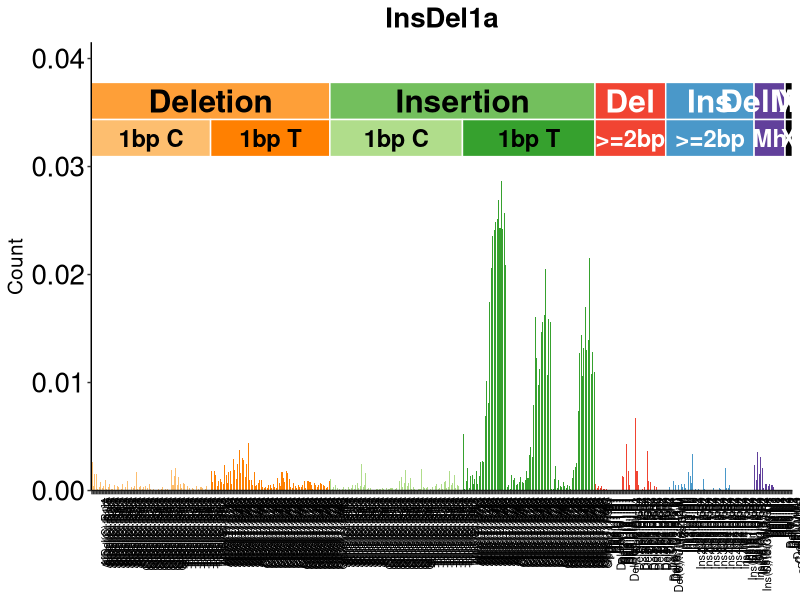
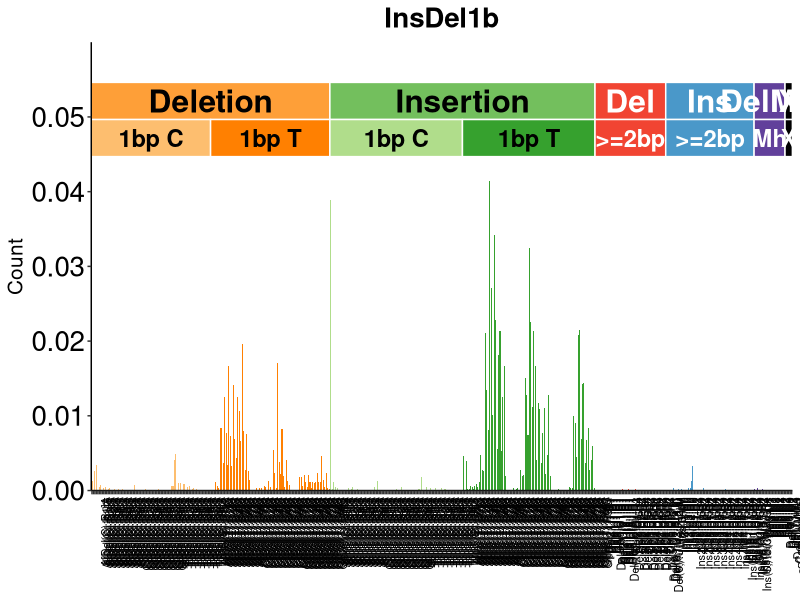
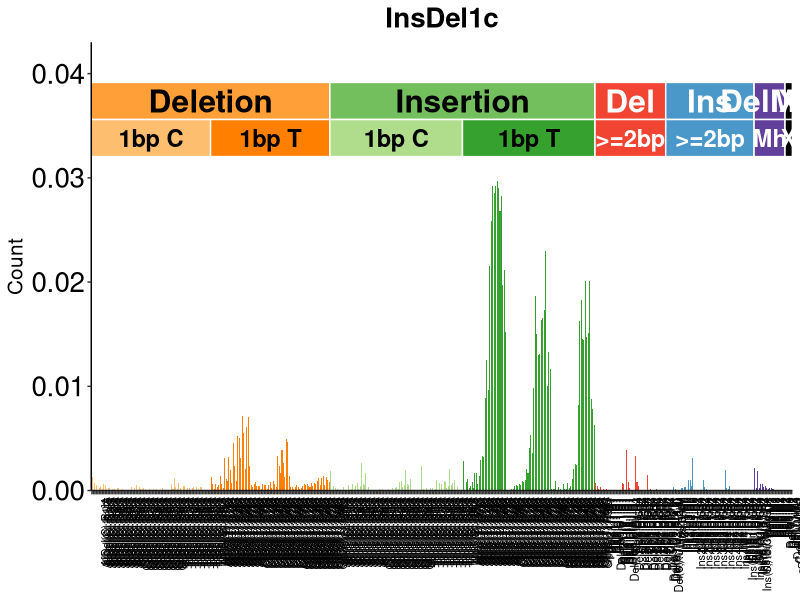
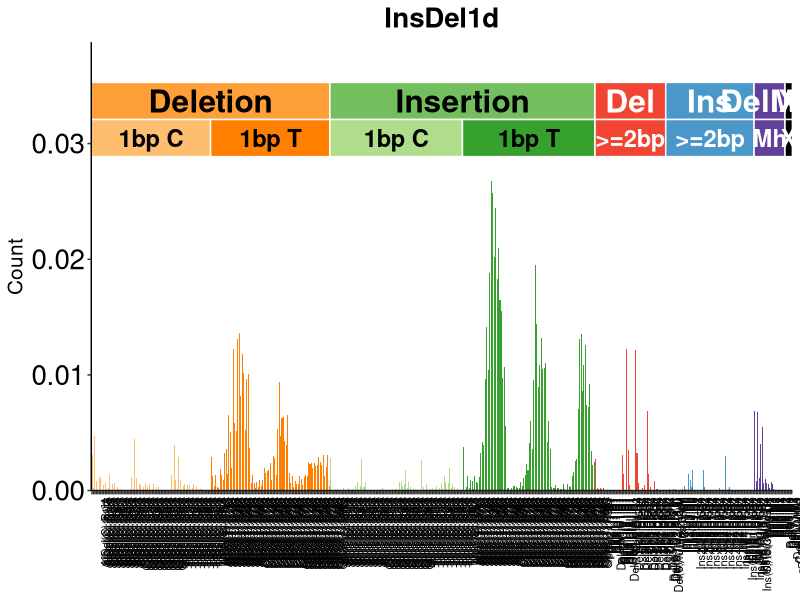
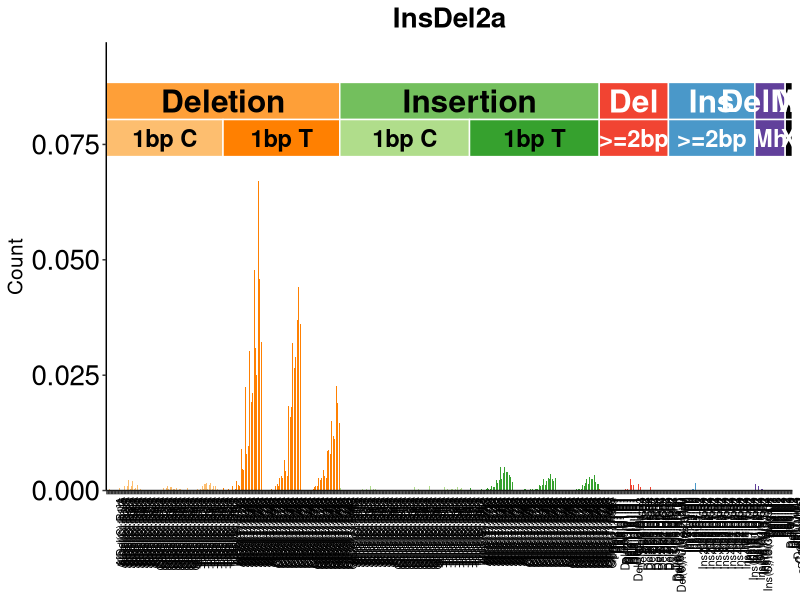
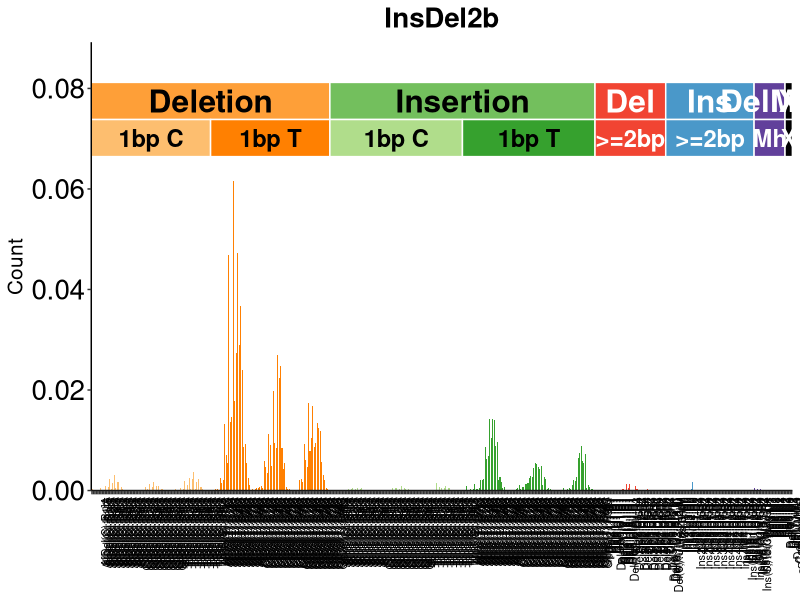
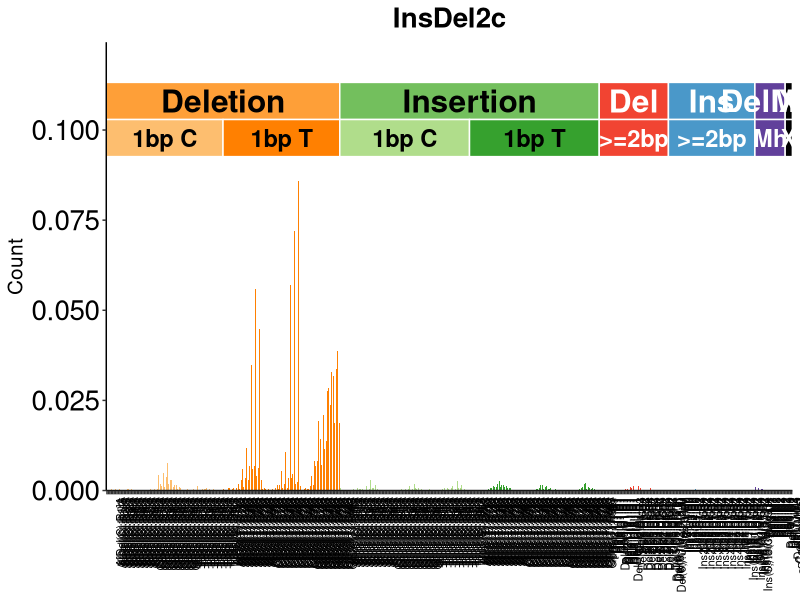
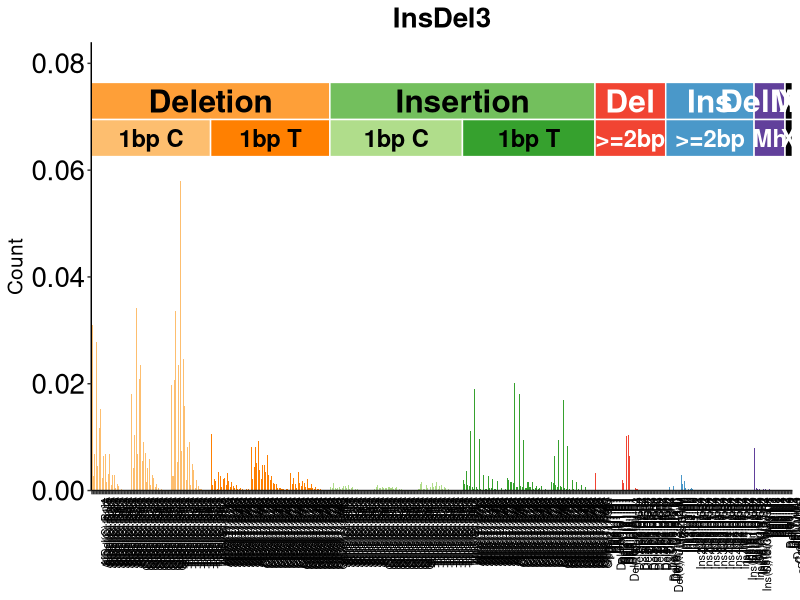

The R source for these figures, in order:
indel_template_type_4_full_figurelabel <- 
  structure(list(IndelType = c("A[Del(C):R1]A", "A[Del(C):R1]G", "A[Del(C):R1]T", "A[Del(C):R2]A", "A[Del(C):R2]G", 
                               "A[Del(C):R2]T", "A[Del(C):R3]A", "A[Del(C):R3]G", "A[Del(C):R3]T", 
                               "A[Del(C):R4]A", "A[Del(C):R4]G", "A[Del(C):R4]T", "A[Del(C):R5]A", 
                               "A[Del(C):R5]G", "A[Del(C):R5]T", "A[Del(C):R6]A", "A[Del(C):R6]G", 
                               "A[Del(C):R6]T", "A[Del(C):R7]A", "A[Del(C):R7]G", "A[Del(C):R7]T", 
                               "A[Del(C):R8]A", "A[Del(C):R8]G", "A[Del(C):R8]T", "A[Del(C):R9]A", 
                               "A[Del(C):R9]G", "A[Del(C):R9]T", "G[Del(C):R1]A", "G[Del(C):R1]G", 
                               "G[Del(C):R1]T", "G[Del(C):R2]A", "G[Del(C):R2]G", "G[Del(C):R2]T", 
                               "G[Del(C):R3]A", "G[Del(C):R3]G", "G[Del(C):R3]T", "G[Del(C):R4]A", 
                               "G[Del(C):R4]G", "G[Del(C):R4]T", "G[Del(C):R5]A", "G[Del(C):R5]G", 
                               "G[Del(C):R5]T", "G[Del(C):R6]A", "G[Del(C):R6]G", "G[Del(C):R6]T", 
                               "G[Del(C):R7]A", "G[Del(C):R7]G", "G[Del(C):R7]T", "G[Del(C):R8]A", 
                               "G[Del(C):R8]G", "G[Del(C):R8]T", "G[Del(C):R9]A", "G[Del(C):R9]G", 
                               "G[Del(C):R9]T", "T[Del(C):R1]A", "T[Del(C):R1]G", "T[Del(C):R1]T", 
                               "T[Del(C):R2]A", "T[Del(C):R2]G", "T[Del(C):R2]T", "T[Del(C):R3]A", 
                               "T[Del(C):R3]G", "T[Del(C):R3]T", "T[Del(C):R4]A", "T[Del(C):R4]G", 
                               "T[Del(C):R4]T", "T[Del(C):R5]A", "T[Del(C):R5]G", "T[Del(C):R5]T", 
                               "T[Del(C):R6]A", "T[Del(C):R6]G", "T[Del(C):R6]T", "T[Del(C):R7]A", 
                               "T[Del(C):R7]G", "T[Del(C):R7]T", "T[Del(C):R8]A", "T[Del(C):R8]G", 
                               "T[Del(C):R8]T", "T[Del(C):R9]A", "T[Del(C):R9]G", "T[Del(C):R9]T", 
                               "A[Del(T):R1]A", "A[Del(T):R1]C", "A[Del(T):R1]G", "A[Del(T):R2]A", 
                               "A[Del(T):R2]C", "A[Del(T):R2]G", "A[Del(T):R3]A", "A[Del(T):R3]C", 
                               "A[Del(T):R3]G", "A[Del(T):R4]A", "A[Del(T):R4]C", "A[Del(T):R4]G", 
                               "A[Del(T):R5]A", "A[Del(T):R5]C", "A[Del(T):R5]G", "A[Del(T):R6]A", 
                               "A[Del(T):R6]C", "A[Del(T):R6]G", "A[Del(T):R7]A", "A[Del(T):R7]C", 
                               "A[Del(T):R7]G", "A[Del(T):R8]A", "A[Del(T):R8]C", "A[Del(T):R8]G", 
                               "A[Del(T):R9]A", "A[Del(T):R9]C", "A[Del(T):R9]G", "C[Del(T):R1]A", 
                               "C[Del(T):R1]C", "C[Del(T):R1]G", "C[Del(T):R2]A", "C[Del(T):R2]C", 
                               "C[Del(T):R2]G", "C[Del(T):R3]A", "C[Del(T):R3]C", "C[Del(T):R3]G", 
                               "C[Del(T):R4]A", "C[Del(T):R4]C", "C[Del(T):R4]G", "C[Del(T):R5]A", 
                               "C[Del(T):R5]C", "C[Del(T):R5]G", "C[Del(T):R6]A", "C[Del(T):R6]C", 
                               "C[Del(T):R6]G", "C[Del(T):R7]A", "C[Del(T):R7]C", "C[Del(T):R7]G", 
                               "C[Del(T):R8]A", "C[Del(T):R8]C", "C[Del(T):R8]G", "C[Del(T):R9]A", 
                               "C[Del(T):R9]C", "C[Del(T):R9]G", "G[Del(T):R1]A", "G[Del(T):R1]C", 
                               "G[Del(T):R1]G", "G[Del(T):R2]A", "G[Del(T):R2]C", "G[Del(T):R2]G", 
                               "G[Del(T):R3]A", "G[Del(T):R3]C", "G[Del(T):R3]G", "G[Del(T):R4]A", 
                               "G[Del(T):R4]C", "G[Del(T):R4]G", "G[Del(T):R5]A", "G[Del(T):R5]C", 
                               "G[Del(T):R5]G", "G[Del(T):R6]A", "G[Del(T):R6]C", "G[Del(T):R6]G", 
                               "G[Del(T):R7]A", "G[Del(T):R7]C", "G[Del(T):R7]G", "G[Del(T):R8]A", 
                               "G[Del(T):R8]C", "G[Del(T):R8]G", "G[Del(T):R9]A", "G[Del(T):R9]C", 
                               "G[Del(T):R9]G",
                               "A[Ins(C):R0]A", "A[Ins(C):R0]G", "A[Ins(C):R0]T", "A[Ins(C):R1]A", "A[Ins(C):R1]G", 
                               "A[Ins(C):R1]T", "A[Ins(C):R2]A", "A[Ins(C):R2]G", "A[Ins(C):R2]T", 
                               "A[Ins(C):R3]A", "A[Ins(C):R3]G", "A[Ins(C):R3]T", "A[Ins(C):R4]A", 
                               "A[Ins(C):R4]G", "A[Ins(C):R4]T", "A[Ins(C):R5]A", "A[Ins(C):R5]G", 
                               "A[Ins(C):R5]T", "A[Ins(C):R6]A", "A[Ins(C):R6]G", "A[Ins(C):R6]T", 
                               "A[Ins(C):R7]A", "A[Ins(C):R7]G", "A[Ins(C):R7]T", "A[Ins(C):R8]A", 
                               "A[Ins(C):R8]G", "A[Ins(C):R8]T", "A[Ins(C):R9]A", "A[Ins(C):R9]G", 
                               "A[Ins(C):R9]T", "G[Ins(C):R0]A", "G[Ins(C):R0]G", "G[Ins(C):R0]T", 
                               "G[Ins(C):R1]A", "G[Ins(C):R1]G", "G[Ins(C):R1]T", "G[Ins(C):R2]A", 
                               "G[Ins(C):R2]G", "G[Ins(C):R2]T", "G[Ins(C):R3]A", "G[Ins(C):R3]G", 
                               "G[Ins(C):R3]T", "G[Ins(C):R4]A", "G[Ins(C):R4]G", "G[Ins(C):R4]T", 
                               "G[Ins(C):R5]A", "G[Ins(C):R5]G", "G[Ins(C):R5]T", "G[Ins(C):R6]A", 
                               "G[Ins(C):R6]G", "G[Ins(C):R6]T", "G[Ins(C):R7]A", "G[Ins(C):R7]G", 
                               "G[Ins(C):R7]T", "G[Ins(C):R8]A", "G[Ins(C):R8]G", "G[Ins(C):R8]T", 
                               "G[Ins(C):R9]A", "G[Ins(C):R9]G", "G[Ins(C):R9]T", "T[Ins(C):R0]A", 
                               "T[Ins(C):R0]G", "T[Ins(C):R0]T", "T[Ins(C):R1]A", "T[Ins(C):R1]G", 
                               "T[Ins(C):R1]T", "T[Ins(C):R2]A", "T[Ins(C):R2]G", "T[Ins(C):R2]T", 
                               "T[Ins(C):R3]A", "T[Ins(C):R3]G", "T[Ins(C):R3]T", "T[Ins(C):R4]A", 
                               "T[Ins(C):R4]G", "T[Ins(C):R4]T", "T[Ins(C):R5]A", "T[Ins(C):R5]G", 
                               "T[Ins(C):R5]T", "T[Ins(C):R6]A", "T[Ins(C):R6]G", "T[Ins(C):R6]T", 
                               "T[Ins(C):R7]A", "T[Ins(C):R7]G", "T[Ins(C):R7]T", "T[Ins(C):R8]A", 
                               "T[Ins(C):R8]G", "T[Ins(C):R8]T", "T[Ins(C):R9]A", "T[Ins(C):R9]G", 
                               "T[Ins(C):R9]T", "A[Ins(T):R0]A", "A[Ins(T):R0]C", "A[Ins(T):R0]G", 
                               "A[Ins(T):R1]A", "A[Ins(T):R1]C", "A[Ins(T):R1]G", "A[Ins(T):R2]A", 
                               "A[Ins(T):R2]C", "A[Ins(T):R2]G", "A[Ins(T):R3]A", "A[Ins(T):R3]C", 
                               "A[Ins(T):R3]G", "A[Ins(T):R4]A", "A[Ins(T):R4]C", "A[Ins(T):R4]G", 
                               "A[Ins(T):R5]A", "A[Ins(T):R5]C", "A[Ins(T):R5]G", "A[Ins(T):R6]A", 
                               "A[Ins(T):R6]C", "A[Ins(T):R6]G", "A[Ins(T):R7]A", "A[Ins(T):R7]C", 
                               "A[Ins(T):R7]G", "A[Ins(T):R8]A", "A[Ins(T):R8]C", "A[Ins(T):R8]G", 
                               "A[Ins(T):R9]A", "A[Ins(T):R9]C", "A[Ins(T):R9]G", "C[Ins(T):R0]A", 
                               "C[Ins(T):R0]C", "C[Ins(T):R0]G", "C[Ins(T):R1]A", "C[Ins(T):R1]C", 
                               "C[Ins(T):R1]G", "C[Ins(T):R2]A", "C[Ins(T):R2]C", "C[Ins(T):R2]G", 
                               "C[Ins(T):R3]A", "C[Ins(T):R3]C", "C[Ins(T):R3]G", "C[Ins(T):R4]A", 
                               "C[Ins(T):R4]C", "C[Ins(T):R4]G", "C[Ins(T):R5]A", "C[Ins(T):R5]C", 
                               "C[Ins(T):R5]G", "C[Ins(T):R6]A", "C[Ins(T):R6]C", "C[Ins(T):R6]G", 
                               "C[Ins(T):R7]A", "C[Ins(T):R7]C", "C[Ins(T):R7]G", "C[Ins(T):R8]A", 
                               "C[Ins(T):R8]C", "C[Ins(T):R8]G", "C[Ins(T):R9]A", "C[Ins(T):R9]C", 
                               "C[Ins(T):R9]G", "G[Ins(T):R0]A", "G[Ins(T):R0]C", "G[Ins(T):R0]G", 
                               "G[Ins(T):R1]A", "G[Ins(T):R1]C", "G[Ins(T):R1]G", "G[Ins(T):R2]A", 
                               "G[Ins(T):R2]C", "G[Ins(T):R2]G", "G[Ins(T):R3]A", "G[Ins(T):R3]C", 
                               "G[Ins(T):R3]G", "G[Ins(T):R4]A", "G[Ins(T):R4]C", "G[Ins(T):R4]G", 
                               "G[Ins(T):R5]A", "G[Ins(T):R5]C", "G[Ins(T):R5]G", "G[Ins(T):R6]A", 
                               "G[Ins(T):R6]C", "G[Ins(T):R6]G", "G[Ins(T):R7]A", "G[Ins(T):R7]C", 
                               "G[Ins(T):R7]G", "G[Ins(T):R8]A", "G[Ins(T):R8]C", "G[Ins(T):R8]G", 
                               "G[Ins(T):R9]A", "G[Ins(T):R9]C", "G[Ins(T):R9]G", 
                               "Del2:U1:R1", "Del3:U1:R1", "Del4:U1:R1", 
                               "Del5:U1:R1", "Del6:U1:R1", "Del7:U1:R1", "Del8:U1:R1", 
                               "Del9:U1:R1", "Del(10,):U1:R1", "Del2:U(2,):R1", "Del3:U(2,):R1", 
                               "Del4:U(2,):R1", "Del5:U(2,):R1", "Del6:U(2,):R1", "Del7:U(2,):R1", 
                               "Del8:U(2,):R1", "Del9:U(2,):R1", "Del(10,):U(2,):R1", 
                               "Del2:U1:R3", "Del2:U1:R4", "Del2:U1:R(5,9)", "Del2:U2:R2", 
                               "Del2:U2:R3", "Del2:U2:R4", "Del2:U2:R(5,9)", "Del3:U1:R4", 
                               "Del3:U1:R(5,9)", "Del3:U3:R2", "Del3:U3:R3", "Del3:U3:R4", 
                               "Del3:U3:R(5,9)", "Del4:U1:R(5,9)", "Del4:U2:R3", "Del4:U2:R4", 
                               "Del4:U2:R(5,9)", "Del4:U4:R2", "Del4:U4:R3", "Del4:U4:R4", 
                               "Del4:U4:R(5,9)", "Del5:U1:R(6,9)", "Del5:U5:R2", "Del5:U5:R3", 
                               "Del5:U5:R4", "Del5:U5:R(5,9)", "Del(6,):U1:R(7,9)", 
                               "Del(6,):U2:R(4,9)", "Del(6,):U3:R(3,9)", "Del(6,):U(4,):R(2,9)", 
                               
                               "Ins(2,4):M","Ins(5,):M", "Ins2:U1:R0", "Ins3:U1:R0", "Ins4:U1:R0", 
                               "Ins2:U2:R0", "Ins3:U3:R0", "Ins4:U2:R0", "Ins4:U4:R0", 
                               "Ins(5,):R0", "Ins2:U1:R1", "Ins2:U1:R2", "Ins2:U1:R3", 
                               "Ins2:U1:R4", "Ins2:U1:R(5,9)", "Ins2:U2:R1", "Ins2:U2:R2", 
                               "Ins2:U2:R3", "Ins2:U2:R4", "Ins2:U2:R(5,9)", "Ins3:U1:R1", 
                               "Ins3:U1:R2", "Ins3:U1:R3", "Ins3:U1:R4", "Ins3:U1:R(5,9)", 
                               "Ins3:U3:R1", "Ins3:U3:R2", "Ins3:U3:R3", "Ins3:U3:R4", 
                               "Ins3:U3:R(5,9)", "Ins4:U1:R1", "Ins4:U1:R2", "Ins4:U1:R3", 
                               "Ins4:U1:R4", "Ins4:U1:R(5,9)", "Ins4:U2:R1", "Ins4:U2:R2", 
                               "Ins4:U2:R3", "Ins4:U2:R4", "Ins4:U2:R(5,9)", "Ins4:U4:R1", 
                               "Ins4:U4:R2", "Ins4:U4:R3", "Ins4:U4:R4", "Ins4:U4:R(5,9)", 
                               "Ins(5,):U1:R1", "Ins(5,):U1:R2", "Ins(5,):U1:R3", "Ins(5,):U1:R4", 
                               "Ins(5,):U1:R(5,9)", "Ins(5,):U2:R1", "Ins(5,):U2:R2", 
                               "Ins(5,):U2:R3", "Ins(5,):U2:R4", "Ins(5,):U2:R(5,9)", 
                               "Ins(5,):U(3,):R1", "Ins(5,):U(3,):R2", "Ins(5,):U(3,):R3", 
                               "Ins(5,):U(3,):R4", "Ins(5,):U(3,):R(5,9)", 
                               
                               "Del2:M1", "Del3:M1", "Del3:M2", "Del4:M1", "Del4:M2", 
                               "Del4:M3", "Del5:M1", "Del5:M2", "Del5:M3", "Del5:M4", 
                               "Del6:M1", "Del6:M2", "Del6:M3", "Del6:M4", "Del6:M5", 
                               "Del(7,):M1", "Del(7,):M2", "Del(7,):M3", "Del(7,):M4", 
                               "Del(7,):M5", "Del(7,):M(6,)", 
                               "Complex(0,1)", "Complex(2,5)", "Complex(6,10)", "Complex(11,20)", "Complex(21,)"), 
                 Indel = c("Del(C)", "Del(C)", 
                           "Del(C)", "Del(C)", "Del(C)", "Del(C)", "Del(C)", "Del(C)", 
                           "Del(C)", "Del(C)", "Del(C)", "Del(C)", "Del(C)", "Del(C)", 
                           "Del(C)", "Del(C)", "Del(C)", "Del(C)", "Del(C)", "Del(C)", 
                           "Del(C)", "Del(C)", "Del(C)", "Del(C)", "Del(C)", "Del(C)", 
                           "Del(C)", "Del(C)", "Del(C)", "Del(C)", "Del(C)", "Del(C)", 
                           "Del(C)", "Del(C)", "Del(C)", "Del(C)", "Del(C)", "Del(C)", 
                           "Del(C)", "Del(C)", "Del(C)", "Del(C)", "Del(C)", "Del(C)", 
                           "Del(C)", "Del(C)", "Del(C)", "Del(C)", "Del(C)", "Del(C)", 
                           "Del(C)", "Del(C)", "Del(C)", "Del(C)", "Del(C)", "Del(C)", 
                           "Del(C)", "Del(C)", "Del(C)", "Del(C)", "Del(C)", "Del(C)", 
                           "Del(C)", "Del(C)", "Del(C)", "Del(C)", "Del(C)", "Del(C)", 
                           "Del(C)", "Del(C)", "Del(C)", "Del(C)", "Del(C)", "Del(C)", 
                           "Del(C)", "Del(C)", "Del(C)", "Del(C)", "Del(C)", "Del(C)", 
                           "Del(C)", "Del(T)", "Del(T)", "Del(T)", "Del(T)", "Del(T)", 
                           "Del(T)", "Del(T)", "Del(T)", "Del(T)", "Del(T)", "Del(T)", 
                           "Del(T)", "Del(T)", "Del(T)", "Del(T)", "Del(T)", "Del(T)", 
                           "Del(T)", "Del(T)", "Del(T)", "Del(T)", "Del(T)", "Del(T)", 
                           "Del(T)", "Del(T)", "Del(T)", "Del(T)", "Del(T)", "Del(T)", 
                           "Del(T)", "Del(T)", "Del(T)", "Del(T)", "Del(T)", "Del(T)", 
                           "Del(T)", "Del(T)", "Del(T)", "Del(T)", "Del(T)", "Del(T)", 
                           "Del(T)", "Del(T)", "Del(T)", "Del(T)", "Del(T)", "Del(T)", 
                           "Del(T)", "Del(T)", "Del(T)", "Del(T)", "Del(T)", "Del(T)", 
                           "Del(T)", "Del(T)", "Del(T)", "Del(T)", "Del(T)", "Del(T)", 
                           "Del(T)", "Del(T)", "Del(T)", "Del(T)", "Del(T)", "Del(T)", 
                           "Del(T)", "Del(T)", "Del(T)", "Del(T)", "Del(T)", "Del(T)", 
                           "Del(T)", "Del(T)", "Del(T)", "Del(T)", "Del(T)", "Del(T)", 
                           "Del(T)", "Del(T)", "Del(T)", "Del(T)",
                           "Ins(C)", "Ins(C)", "Ins(C)", "Ins(C)", "Ins(C)", "Ins(C)", "Ins(C)", 
                           "Ins(C)", "Ins(C)", "Ins(C)", "Ins(C)", "Ins(C)", "Ins(C)", 
                           "Ins(C)", "Ins(C)", "Ins(C)", "Ins(C)", "Ins(C)", "Ins(C)", 
                           "Ins(C)", "Ins(C)", "Ins(C)", "Ins(C)", "Ins(C)", "Ins(C)", 
                           "Ins(C)", "Ins(C)", "Ins(C)", "Ins(C)", "Ins(C)", "Ins(C)", 
                           "Ins(C)", "Ins(C)", "Ins(C)", "Ins(C)", "Ins(C)", "Ins(C)", 
                           "Ins(C)", "Ins(C)", "Ins(C)", "Ins(C)", "Ins(C)", "Ins(C)", 
                           "Ins(C)", "Ins(C)", "Ins(C)", "Ins(C)", "Ins(C)", "Ins(C)", 
                           "Ins(C)", "Ins(C)", "Ins(C)", "Ins(C)", "Ins(C)", "Ins(C)", 
                           "Ins(C)", "Ins(C)", "Ins(C)", "Ins(C)", "Ins(C)", "Ins(C)", 
                           "Ins(C)", "Ins(C)", "Ins(C)", "Ins(C)", "Ins(C)", "Ins(C)", 
                           "Ins(C)", "Ins(C)", "Ins(C)", "Ins(C)", "Ins(C)", "Ins(C)", 
                           "Ins(C)", "Ins(C)", "Ins(C)", "Ins(C)", "Ins(C)", "Ins(C)", 
                           "Ins(C)", "Ins(C)", "Ins(C)", "Ins(C)", "Ins(C)", "Ins(C)", 
                           "Ins(C)", "Ins(C)", "Ins(C)", "Ins(C)", "Ins(C)", "Ins(T)", 
                           "Ins(T)", "Ins(T)", "Ins(T)", "Ins(T)", "Ins(T)", "Ins(T)", 
                           "Ins(T)", "Ins(T)", "Ins(T)", "Ins(T)", "Ins(T)", "Ins(T)", 
                           "Ins(T)", "Ins(T)", "Ins(T)", "Ins(T)", "Ins(T)", "Ins(T)", 
                           "Ins(T)", "Ins(T)", "Ins(T)", "Ins(T)", "Ins(T)", "Ins(T)", 
                           "Ins(T)", "Ins(T)", "Ins(T)", "Ins(T)", "Ins(T)", "Ins(T)", 
                           "Ins(T)", "Ins(T)", "Ins(T)", "Ins(T)", "Ins(T)", "Ins(T)", 
                           "Ins(T)", "Ins(T)", "Ins(T)", "Ins(T)", "Ins(T)", "Ins(T)", 
                           "Ins(T)", "Ins(T)", "Ins(T)", "Ins(T)", "Ins(T)", "Ins(T)", 
                           "Ins(T)", "Ins(T)", "Ins(T)", "Ins(T)", "Ins(T)", "Ins(T)", 
                           "Ins(T)", "Ins(T)", "Ins(T)", "Ins(T)", "Ins(T)", "Ins(T)", 
                           "Ins(T)", "Ins(T)", "Ins(T)", "Ins(T)", "Ins(T)", "Ins(T)", 
                           "Ins(T)", "Ins(T)", "Ins(T)", "Ins(T)", "Ins(T)", "Ins(T)", 
                           "Ins(T)", "Ins(T)", "Ins(T)", "Ins(T)", "Ins(T)", "Ins(T)", 
                           "Ins(T)", "Ins(T)", "Ins(T)", "Ins(T)", "Ins(T)", "Ins(T)", 
                           "Ins(T)", "Ins(T)", "Ins(T)", "Ins(T)", "Ins(T)", 
                           "Del(2,):R(1,9)", "Del(2,):R(1,9)", "Del(2,):R(1,9)", 
                           "Del(2,):R(1,9)", "Del(2,):R(1,9)", "Del(2,):R(1,9)", 
                           "Del(2,):R(1,9)", "Del(2,):R(1,9)", "Del(2,):R(1,9)", 
                           "Del(2,):R(1,9)", "Del(2,):R(1,9)", "Del(2,):R(1,9)", 
                           "Del(2,):R(1,9)", "Del(2,):R(1,9)", "Del(2,):R(1,9)", 
                           "Del(2,):R(1,9)", "Del(2,):R(1,9)", "Del(2,):R(1,9)", 
                           "Del(2,):R(1,9)", "Del(2,):R(1,9)", "Del(2,):R(1,9)", 
                           "Del(2,):R(1,9)", "Del(2,):R(1,9)", "Del(2,):R(1,9)", 
                           "Del(2,):R(1,9)", "Del(2,):R(1,9)", "Del(2,):R(1,9)", 
                           "Del(2,):R(1,9)", "Del(2,):R(1,9)", "Del(2,):R(1,9)", 
                           "Del(2,):R(1,9)", "Del(2,):R(1,9)", "Del(2,):R(1,9)", 
                           "Del(2,):R(1,9)", "Del(2,):R(1,9)", "Del(2,):R(1,9)", 
                           "Del(2,):R(1,9)", "Del(2,):R(1,9)", "Del(2,):R(1,9)", 
                           "Del(2,):R(1,9)", "Del(2,):R(1,9)", "Del(2,):R(1,9)", 
                           "Del(2,):R(1,9)", "Del(2,):R(1,9)", "Del(2,):R(1,9)", 
                           "Del(2,):R(1,9)", "Del(2,):R(1,9)", 
                           "Ins(2,):R(0,9)", "Ins(2,):R(0,9)", "Ins(2,):R(0,9)", "Ins(2,):R(0,9)", 
                           "Ins(2,):R(0,9)", "Ins(2,):R(0,9)", "Ins(2,):R(0,9)", 
                           "Ins(2,):R(0,9)", "Ins(2,):R(0,9)", "Ins(2,):R(0,9)", 
                           "Ins(2,):R(0,9)", "Ins(2,):R(0,9)", "Ins(2,):R(0,9)", 
                           "Ins(2,):R(0,9)", "Ins(2,):R(0,9)", "Ins(2,):R(0,9)", 
                           "Ins(2,):R(0,9)", "Ins(2,):R(0,9)", "Ins(2,):R(0,9)", 
                           "Ins(2,):R(0,9)", "Ins(2,):R(0,9)", "Ins(2,):R(0,9)", 
                           "Ins(2,):R(0,9)", "Ins(2,):R(0,9)", "Ins(2,):R(0,9)", 
                           "Ins(2,):R(0,9)", "Ins(2,):R(0,9)", "Ins(2,):R(0,9)", 
                           "Ins(2,):R(0,9)", "Ins(2,):R(0,9)", "Ins(2,):R(0,9)", 
                           "Ins(2,):R(0,9)", "Ins(2,):R(0,9)", "Ins(2,):R(0,9)", 
                           "Ins(2,):R(0,9)", "Ins(2,):R(0,9)", "Ins(2,):R(0,9)", 
                           "Ins(2,):R(0,9)", "Ins(2,):R(0,9)", "Ins(2,):R(0,9)", 
                           "Ins(2,):R(0,9)", "Ins(2,):R(0,9)", "Ins(2,):R(0,9)", 
                           "Ins(2,):R(0,9)", "Ins(2,):R(0,9)", "Ins(2,):R(0,9)", 
                           "Ins(2,):R(0,9)", "Ins(2,):R(0,9)", "Ins(2,):R(0,9)", 
                           "Ins(2,):R(0,9)", "Ins(2,):R(0,9)", "Ins(2,):R(0,9)", 
                           "Ins(2,):R(0,9)", "Ins(2,):R(0,9)", "Ins(2,):R(0,9)", 
                           "Ins(2,):R(0,9)", "Ins(2,):R(0,9)", "Ins(2,):R(0,9)", 
                           "Ins(2,):R(0,9)", "Ins(2,):R(0,9)",  "Del(2,):R(1,9)", 
                           "Del(2,):M(1,)", "Del(2,):M(1,)", "Del(2,):M(1,)", "Del(2,):M(1,)", "Del(2,):M(1,)", 
                           "Del(2,):M(1,)", "Del(2,):M(1,)", "Del(2,):M(1,)", "Del(2,):M(1,)", 
                           "Del(2,):M(1,)", "Del(2,):M(1,)", "Del(2,):M(1,)", "Del(2,):M(1,)", 
                           "Del(2,):M(1,)", "Del(2,):M(1,)", "Del(2,):M(1,)", "Del(2,):M(1,)", 
                           "Del(2,):M(1,)", "Del(2,):M(1,)", "Del(2,):M(1,)", "Del(2,):M(1,)", 
                           "Complex", "Complex", "Complex", "Complex", "Complex"), 
                 Indel3 = c( "Deletion", "Deletion", "Deletion", "Deletion", "Deletion", 
                             "Deletion", "Deletion", "Deletion", "Deletion", "Deletion", 
                             "Deletion", "Deletion", "Deletion", "Deletion", "Deletion", 
                             "Deletion", "Deletion", "Deletion", "Deletion", "Deletion", 
                             "Deletion", "Deletion", "Deletion", "Deletion", "Deletion", 
                             "Deletion", "Deletion", "Deletion", "Deletion", "Deletion", 
                             "Deletion", "Deletion", "Deletion", "Deletion", "Deletion", 
                             "Deletion", "Deletion", "Deletion", "Deletion", "Deletion", 
                             "Deletion", "Deletion", "Deletion", "Deletion", "Deletion", 
                             "Deletion", "Deletion", "Deletion", "Deletion", "Deletion", 
                             "Deletion", "Deletion", "Deletion", "Deletion", "Deletion", 
                             "Deletion", "Deletion", "Deletion", "Deletion", "Deletion", 
                             "Deletion", "Deletion", "Deletion", "Deletion", "Deletion", 
                             "Deletion", "Deletion", "Deletion", "Deletion", "Deletion", 
                             "Deletion", "Deletion", "Deletion", "Deletion", "Deletion", 
                             "Deletion", "Deletion", "Deletion", "Deletion", "Deletion", 
                             "Deletion", "Deletion", "Deletion", "Deletion", "Deletion", 
                             "Deletion", "Deletion", "Deletion", "Deletion", "Deletion", 
                             "Deletion", "Deletion", "Deletion", "Deletion", "Deletion", 
                             "Deletion", "Deletion", "Deletion", "Deletion", "Deletion", 
                             "Deletion", "Deletion", "Deletion", "Deletion", "Deletion", 
                             "Deletion", "Deletion", "Deletion", "Deletion", "Deletion", 
                             "Deletion", "Deletion", "Deletion", "Deletion", "Deletion", 
                             "Deletion", "Deletion", "Deletion", "Deletion", "Deletion", 
                             "Deletion", "Deletion", "Deletion", "Deletion", "Deletion", 
                             "Deletion", "Deletion", "Deletion", "Deletion", "Deletion", 
                             "Deletion", "Deletion", "Deletion", "Deletion", "Deletion", 
                             "Deletion", "Deletion", "Deletion", "Deletion", "Deletion", 
                             "Deletion", "Deletion", "Deletion", "Deletion", "Deletion", 
                             "Deletion", "Deletion", "Deletion", "Deletion", "Deletion", 
                             "Deletion", "Deletion", "Deletion", "Deletion", "Deletion", 
                             "Deletion", "Deletion", "Deletion", "Deletion", "Deletion", 
                             "Deletion", "Deletion", 
                             
                             "Insertion", "Insertion", "Insertion", "Insertion", 
                             "Insertion", "Insertion", "Insertion", "Insertion", 
                             "Insertion", "Insertion", "Insertion", "Insertion", 
                             "Insertion", "Insertion", "Insertion", "Insertion", 
                             "Insertion", "Insertion", "Insertion", "Insertion", 
                             "Insertion", "Insertion", "Insertion", "Insertion", 
                             "Insertion", "Insertion", "Insertion", "Insertion", 
                             "Insertion", "Insertion", "Insertion", "Insertion", 
                             "Insertion", "Insertion", "Insertion", "Insertion", 
                             "Insertion", "Insertion", "Insertion", "Insertion", 
                             "Insertion", "Insertion", "Insertion", "Insertion", 
                             "Insertion", "Insertion", "Insertion", "Insertion", 
                             "Insertion", "Insertion", "Insertion", "Insertion", 
                             "Insertion", "Insertion", "Insertion", "Insertion", 
                             "Insertion", "Insertion", "Insertion", "Insertion", 
                             "Deletion", "Deletion", "Deletion", 
                             "Deletion", "Deletion", "Deletion", "Deletion", "Deletion", 
                             "Deletion", "Deletion", "Deletion", "Deletion", "Deletion", 
                             "Deletion", "Deletion", "Deletion", "Deletion", "Deletion", 
                             "Deletion", "Deletion", "Deletion", "Deletion", "Deletion", 
                             "Deletion", "Deletion", "Deletion", "Deletion", "Deletion", 
                             "Deletion", "Deletion", "Deletion", "Deletion", "Deletion", 
                             "Deletion", "Deletion", "Deletion", "Deletion", "Deletion", 
                             "Deletion", "Deletion", "Deletion", "Deletion", "Deletion", 
                             "Deletion", "Deletion", "Deletion", "Deletion", "Deletion",
                             "Insertion", "Insertion", "Insertion", "Insertion", 
                             "Insertion", "Insertion", "Insertion", "Insertion", 
                             "Insertion", "Insertion", "Insertion", "Insertion", 
                             "Insertion", "Insertion", "Insertion", "Insertion", 
                             "Insertion", "Insertion", "Insertion", "Insertion", 
                             "Insertion", "Insertion", "Insertion", "Insertion", 
                             "Insertion", "Insertion", "Insertion", "Insertion", 
                             "Insertion", "Insertion", "Insertion", "Insertion", 
                             "Insertion", "Insertion", "Insertion", "Insertion", 
                             "Insertion", "Insertion", "Insertion", "Insertion", 
                             "Insertion", "Insertion", "Insertion", "Insertion", 
                             "Insertion", "Insertion", "Insertion", "Insertion", 
                             "Insertion", "Insertion", "Insertion", "Insertion", 
                             "Insertion", "Insertion", "Insertion", "Insertion", 
                             "Insertion", "Insertion", "Insertion", "Insertion", 
                             "Insertion", "Insertion", "Insertion", "Insertion", 
                             "Insertion", "Insertion", "Insertion", "Insertion", 
                             "Insertion", "Insertion", "Insertion", "Insertion", 
                             "Insertion", "Insertion", "Insertion", "Insertion", 
                             "Insertion", "Insertion", "Insertion", "Insertion", 
                             "Insertion", "Insertion", "Insertion", "Insertion", 
                             "Insertion", "Insertion", "Insertion", "Insertion", 
                             "Insertion", "Insertion", "Insertion", "Insertion", 
                             "Insertion", "Insertion", "Insertion", "Insertion", 
                             "Insertion", "Insertion", "Insertion", "Insertion", 
                             "Insertion", "Insertion", "Insertion", "Insertion", 
                             "Insertion", "Insertion", "Insertion", "Insertion", 
                             "Insertion", "Insertion", "Insertion", "Insertion", 
                             "Insertion", "Insertion", "Insertion", "Insertion", 
                             "Insertion", "Insertion", "Insertion", "Insertion", 
                             "Insertion", "Insertion", "Insertion", "Insertion", 
                             "Insertion", "Insertion", "Insertion", "Insertion", 
                             "Insertion", "Insertion", "Insertion", "Insertion", 
                             "Insertion", "Insertion", "Insertion", "Insertion", 
                             "Insertion", "Insertion", "Insertion", "Insertion", 
                             "Insertion", "Insertion", "Insertion", "Insertion", 
                             "Insertion", "Insertion", "Insertion", "Insertion", 
                             "Insertion", "Insertion", "Insertion", "Insertion", 
                             "Insertion", "Insertion", "Insertion", "Insertion", 
                             "Insertion", "Insertion", "Insertion", "Insertion", 
                             "Insertion", "Insertion", "Insertion", "Insertion", 
                             "Insertion", "Insertion", "Insertion", "Insertion", 
                             "Insertion", "Insertion", "Insertion", "Insertion", 
                             "Insertion", "Insertion", "Insertion", "Insertion", 
                             "Insertion", "Insertion", "Insertion", "Insertion", 
                             "Deletion", "Deletion", "Deletion", "Deletion", "Deletion", 
                             "Deletion", "Deletion", "Deletion", "Deletion", "Deletion", 
                             "Deletion", "Deletion", "Deletion", "Deletion", "Deletion", 
                             "Deletion", "Deletion", "Deletion", "Deletion", "Deletion", 
                             "Deletion", 
                             "Complex", "Complex", "Complex", "Complex", "Complex"), 
                 Figlabel = c( "A[Del(C):R1]A", 
                               "A[Del(C):R1]G", "A[Del(C):R1]T", "A[Del(C):R2]A", 
                               "A[Del(C):R2]G", "A[Del(C):R2]T", "A[Del(C):R3]A", 
                               "A[Del(C):R3]G", "A[Del(C):R3]T", "A[Del(C):R4]A", 
                               "A[Del(C):R4]G", "A[Del(C):R4]T", "A[Del(C):R5]A", 
                               "A[Del(C):R5]G", "A[Del(C):R5]T", "A[Del(C):R6]A", 
                               "A[Del(C):R6]G", "A[Del(C):R6]T", "A[Del(C):R7]A", 
                               "A[Del(C):R7]G", "A[Del(C):R7]T", "A[Del(C):R8]A", 
                               "A[Del(C):R8]G", "A[Del(C):R8]T", "A[Del(C):R9]A", 
                               "A[Del(C):R9]G", "A[Del(C):R9]T", "G[Del(C):R1]A", 
                               "G[Del(C):R1]G", "G[Del(C):R1]T", "G[Del(C):R2]A", 
                               "G[Del(C):R2]G", "G[Del(C):R2]T", "G[Del(C):R3]A", 
                               "G[Del(C):R3]G", "G[Del(C):R3]T", "G[Del(C):R4]A", 
                               "G[Del(C):R4]G", "G[Del(C):R4]T", "G[Del(C):R5]A", 
                               "G[Del(C):R5]G", "G[Del(C):R5]T", "G[Del(C):R6]A", 
                               "G[Del(C):R6]G", "G[Del(C):R6]T", "G[Del(C):R7]A", 
                               "G[Del(C):R7]G", "G[Del(C):R7]T", "G[Del(C):R8]A", 
                               "G[Del(C):R8]G", "G[Del(C):R8]T", "G[Del(C):R9]A", 
                               "G[Del(C):R9]G", "G[Del(C):R9]T", "T[Del(C):R1]A", 
                               "T[Del(C):R1]G", "T[Del(C):R1]T", "T[Del(C):R2]A", 
                               "T[Del(C):R2]G", "T[Del(C):R2]T", "T[Del(C):R3]A", 
                               "T[Del(C):R3]G", "T[Del(C):R3]T", "T[Del(C):R4]A", 
                               "T[Del(C):R4]G", "T[Del(C):R4]T", "T[Del(C):R5]A", 
                               "T[Del(C):R5]G", "T[Del(C):R5]T", "T[Del(C):R6]A", 
                               "T[Del(C):R6]G", "T[Del(C):R6]T", "T[Del(C):R7]A", 
                               "T[Del(C):R7]G", "T[Del(C):R7]T", "T[Del(C):R8]A", 
                               "T[Del(C):R8]G", "T[Del(C):R8]T", "T[Del(C):R9]A", 
                               "T[Del(C):R9]G", "T[Del(C):R9]T", "A[Del(T):R1]A", 
                               "A[Del(T):R1]C", "A[Del(T):R1]G", "A[Del(T):R2]A", 
                               "A[Del(T):R2]C", "A[Del(T):R2]G", "A[Del(T):R3]A", 
                               "A[Del(T):R3]C", "A[Del(T):R3]G", "A[Del(T):R4]A", 
                               "A[Del(T):R4]C", "A[Del(T):R4]G", "A[Del(T):R5]A", 
                               "A[Del(T):R5]C", "A[Del(T):R5]G", "A[Del(T):R6]A", 
                               "A[Del(T):R6]C", "A[Del(T):R6]G", "A[Del(T):R7]A", 
                               "A[Del(T):R7]C", "A[Del(T):R7]G", "A[Del(T):R8]A", 
                               "A[Del(T):R8]C", "A[Del(T):R8]G", "A[Del(T):R9]A", 
                               "A[Del(T):R9]C", "A[Del(T):R9]G", "C[Del(T):R1]A", 
                               "C[Del(T):R1]C", "C[Del(T):R1]G", "C[Del(T):R2]A", 
                               "C[Del(T):R2]C", "C[Del(T):R2]G", "C[Del(T):R3]A", 
                               "C[Del(T):R3]C", "C[Del(T):R3]G", "C[Del(T):R4]A", 
                               "C[Del(T):R4]C", "C[Del(T):R4]G", "C[Del(T):R5]A", 
                               "C[Del(T):R5]C", "C[Del(T):R5]G", "C[Del(T):R6]A", 
                               "C[Del(T):R6]C", "C[Del(T):R6]G", "C[Del(T):R7]A", 
                               "C[Del(T):R7]C", "C[Del(T):R7]G", "C[Del(T):R8]A", 
                               "C[Del(T):R8]C", "C[Del(T):R8]G", "C[Del(T):R9]A", 
                               "C[Del(T):R9]C", "C[Del(T):R9]G", "G[Del(T):R1]A", 
                               "G[Del(T):R1]C", "G[Del(T):R1]G", "G[Del(T):R2]A", 
                               "G[Del(T):R2]C", "G[Del(T):R2]G", "G[Del(T):R3]A", 
                               "G[Del(T):R3]C", "G[Del(T):R3]G", "G[Del(T):R4]A", 
                               "G[Del(T):R4]C", "G[Del(T):R4]G", "G[Del(T):R5]A", 
                               "G[Del(T):R5]C", "G[Del(T):R5]G", "G[Del(T):R6]A", 
                               "G[Del(T):R6]C", "G[Del(T):R6]G", "G[Del(T):R7]A", 
                               "G[Del(T):R7]C", "G[Del(T):R7]G", "G[Del(T):R8]A", 
                               "G[Del(T):R8]C", "G[Del(T):R8]G", "G[Del(T):R9]A", 
                               "G[Del(T):R9]C", "G[Del(T):R9]G", 
                               "A[Ins(C):R0]A", "A[Ins(C):R0]G", 
                               "A[Ins(C):R0]T", "A[Ins(C):R1]A", "A[Ins(C):R1]G", 
                               "A[Ins(C):R1]T", "A[Ins(C):R2]A", "A[Ins(C):R2]G", 
                               "A[Ins(C):R2]T", "A[Ins(C):R3]A", "A[Ins(C):R3]G", 
                               "A[Ins(C):R3]T", "A[Ins(C):R4]A", "A[Ins(C):R4]G", 
                               "A[Ins(C):R4]T", "A[Ins(C):R5]A", "A[Ins(C):R5]G", 
                               "A[Ins(C):R5]T", "A[Ins(C):R6]A", "A[Ins(C):R6]G", 
                               "A[Ins(C):R6]T", "A[Ins(C):R7]A", "A[Ins(C):R7]G", 
                               "A[Ins(C):R7]T", "A[Ins(C):R8]A", "A[Ins(C):R8]G", 
                               "A[Ins(C):R8]T", "A[Ins(C):R9]A", "A[Ins(C):R9]G", 
                               "A[Ins(C):R9]T", "G[Ins(C):R0]A", "G[Ins(C):R0]G", 
                               "G[Ins(C):R0]T", "G[Ins(C):R1]A", "G[Ins(C):R1]G", 
                               "G[Ins(C):R1]T", "G[Ins(C):R2]A", "G[Ins(C):R2]G", 
                               "G[Ins(C):R2]T", "G[Ins(C):R3]A", "G[Ins(C):R3]G", 
                               "G[Ins(C):R3]T", "G[Ins(C):R4]A", "G[Ins(C):R4]G", 
                               "G[Ins(C):R4]T", "G[Ins(C):R5]A", "G[Ins(C):R5]G", 
                               "G[Ins(C):R5]T", "G[Ins(C):R6]A", "G[Ins(C):R6]G", 
                               "G[Ins(C):R6]T", "G[Ins(C):R7]A", "G[Ins(C):R7]G", 
                               "G[Ins(C):R7]T", "G[Ins(C):R8]A", "G[Ins(C):R8]G", 
                               "G[Ins(C):R8]T", "G[Ins(C):R9]A", "G[Ins(C):R9]G", 
                               "G[Ins(C):R9]T", "T[Ins(C):R0]A", "T[Ins(C):R0]G", 
                               "T[Ins(C):R0]T", "T[Ins(C):R1]A", "T[Ins(C):R1]G", 
                               "T[Ins(C):R1]T", "T[Ins(C):R2]A", "T[Ins(C):R2]G", 
                               "T[Ins(C):R2]T", "T[Ins(C):R3]A", "T[Ins(C):R3]G", 
                               "T[Ins(C):R3]T", "T[Ins(C):R4]A", "T[Ins(C):R4]G", 
                               "T[Ins(C):R4]T", "T[Ins(C):R5]A", "T[Ins(C):R5]G", 
                               "T[Ins(C):R5]T", "T[Ins(C):R6]A", "T[Ins(C):R6]G", 
                               "T[Ins(C):R6]T", "T[Ins(C):R7]A", "T[Ins(C):R7]G", 
                               "T[Ins(C):R7]T", "T[Ins(C):R8]A", "T[Ins(C):R8]G", 
                               "T[Ins(C):R8]T", "T[Ins(C):R9]A", "T[Ins(C):R9]G", 
                               "T[Ins(C):R9]T", "A[Ins(T):R0]A", "A[Ins(T):R0]C", 
                               "A[Ins(T):R0]G", "A[Ins(T):R1]A", "A[Ins(T):R1]C", 
                               "A[Ins(T):R1]G", "A[Ins(T):R2]A", "A[Ins(T):R2]C", 
                               "A[Ins(T):R2]G", "A[Ins(T):R3]A", "A[Ins(T):R3]C", 
                               "A[Ins(T):R3]G", "A[Ins(T):R4]A", "A[Ins(T):R4]C", 
                               "A[Ins(T):R4]G", "A[Ins(T):R5]A", "A[Ins(T):R5]C", 
                               "A[Ins(T):R5]G", "A[Ins(T):R6]A", "A[Ins(T):R6]C", 
                               "A[Ins(T):R6]G", "A[Ins(T):R7]A", "A[Ins(T):R7]C", 
                               "A[Ins(T):R7]G", "A[Ins(T):R8]A", "A[Ins(T):R8]C", 
                               "A[Ins(T):R8]G", "A[Ins(T):R9]A", "A[Ins(T):R9]C", 
                               "A[Ins(T):R9]G", "C[Ins(T):R0]A", "C[Ins(T):R0]C", 
                               "C[Ins(T):R0]G", "C[Ins(T):R1]A", "C[Ins(T):R1]C", 
                               "C[Ins(T):R1]G", "C[Ins(T):R2]A", "C[Ins(T):R2]C", 
                               "C[Ins(T):R2]G", "C[Ins(T):R3]A", "C[Ins(T):R3]C", 
                               "C[Ins(T):R3]G", "C[Ins(T):R4]A", "C[Ins(T):R4]C", 
                               "C[Ins(T):R4]G", "C[Ins(T):R5]A", "C[Ins(T):R5]C", 
                               "C[Ins(T):R5]G", "C[Ins(T):R6]A", "C[Ins(T):R6]C", 
                               "C[Ins(T):R6]G", "C[Ins(T):R7]A", "C[Ins(T):R7]C", 
                               "C[Ins(T):R7]G", "C[Ins(T):R8]A", "C[Ins(T):R8]C", 
                               "C[Ins(T):R8]G", "C[Ins(T):R9]A", "C[Ins(T):R9]C", 
                               "C[Ins(T):R9]G", "G[Ins(T):R0]A", "G[Ins(T):R0]C", 
                               "G[Ins(T):R0]G", "G[Ins(T):R1]A", "G[Ins(T):R1]C", 
                               "G[Ins(T):R1]G", "G[Ins(T):R2]A", "G[Ins(T):R2]C", 
                               "G[Ins(T):R2]G", "G[Ins(T):R3]A", "G[Ins(T):R3]C", 
                               "G[Ins(T):R3]G", "G[Ins(T):R4]A", "G[Ins(T):R4]C", 
                               "G[Ins(T):R4]G", "G[Ins(T):R5]A", "G[Ins(T):R5]C", 
                               "G[Ins(T):R5]G", "G[Ins(T):R6]A", "G[Ins(T):R6]C", 
                               "G[Ins(T):R6]G", "G[Ins(T):R7]A", "G[Ins(T):R7]C", 
                               "G[Ins(T):R7]G", "G[Ins(T):R8]A", "G[Ins(T):R8]C", 
                               "G[Ins(T):R8]G", "G[Ins(T):R9]A", "G[Ins(T):R9]C", 
                               "G[Ins(T):R9]G", 
                               "Del2:U1:R1", "Del3:U1:R1", 
                               "Del4:U1:R1", "Del5:U1:R1", "Del6:U1:R1", "Del7:U1:R1", 
                               "Del8:U1:R1", "Del9:U1:R1", "Del(10,):U1:R1", "Del2:U(2,):R1", 
                               "Del3:U(2,):R1", "Del4:U(2,):R1", "Del5:U(2,):R1", 
                               "Del6:U(2,):R1", "Del7:U(2,):R1", "Del8:U(2,):R1", 
                               "Del9:U(2,):R1", "Del(10,):U(2,):R1", "Del2:U1:R3", 
                               "Del2:U1:R4", "Del2:U1:R(5,9)", "Del2:U2:R2", "Del2:U2:R3", 
                               "Del2:U2:R4", "Del2:U2:R(5,9)", "Del3:U1:R4", "Del3:U1:R(5,9)", 
                               "Del3:U3:R2", "Del3:U3:R3", "Del3:U3:R4", "Del3:U3:R(5,9)", 
                               "Del4:U1:R(5,9)", "Del4:U2:R3", "Del4:U2:R4", "Del4:U2:R(5,9)", 
                               "Del4:U4:R2", "Del4:U4:R3", "Del4:U4:R4", "Del4:U4:R(5,9)", 
                               "Del5:U1:R(6,9)", "Del5:U5:R2", "Del5:U5:R3", "Del5:U5:R4", 
                               "Del5:U5:R(5,9)", "Del(6,):U1:R(7,9)", "Del(6,):U2:R(4,9)", 
                               "Del(6,):U3:R(3,9)", "Del(6,):U(4,):R(2,9)", 
                               "Ins(2,4):M", "Ins(5,):M", "Ins2:U1:R0", 
                               "Ins3:U1:R0", "Ins4:U1:R0", "Ins2:U2:R0", "Ins3:U3:R0", 
                               "Ins4:U2:R0", "Ins4:U4:R0", "Ins(5,):R0", "Ins2:U1:R1", 
                               "Ins2:U1:R2", "Ins2:U1:R3", "Ins2:U1:R4", "Ins2:U1:R(5,9)", 
                               "Ins2:U2:R1", "Ins2:U2:R2", "Ins2:U2:R3", "Ins2:U2:R4", 
                               "Ins2:U2:R(5,9)", "Ins3:U1:R1", "Ins3:U1:R2", "Ins3:U1:R3", 
                               "Ins3:U1:R4", "Ins3:U1:R(5,9)", "Ins3:U3:R1", "Ins3:U3:R2", 
                               "Ins3:U3:R3", "Ins3:U3:R4", "Ins3:U3:R(5,9)", "Ins4:U1:R1", 
                               "Ins4:U1:R2", "Ins4:U1:R3", "Ins4:U1:R4", "Ins4:U1:R(5,9)", 
                               "Ins4:U2:R1", "Ins4:U2:R2", "Ins4:U2:R3", "Ins4:U2:R4", 
                               "Ins4:U2:R(5,9)", "Ins4:U4:R1", "Ins4:U4:R2", "Ins4:U4:R3", 
                               "Ins4:U4:R4", "Ins4:U4:R(5,9)", "Ins(5,):U1:R1", 
                               "Ins(5,):U1:R2", "Ins(5,):U1:R3", "Ins(5,):U1:R4", 
                               "Ins(5,):U1:R(5,9)", "Ins(5,):U2:R1", "Ins(5,):U2:R2", 
                               "Ins(5,):U2:R3", "Ins(5,):U2:R4", "Ins(5,):U2:R(5,9)", 
                               "Ins(5,):U(3,):R1", "Ins(5,):U(3,):R2", "Ins(5,):U(3,):R3", 
                               "Ins(5,):U(3,):R4", "Ins(5,):U(3,):R(5,9)", 
                               "Del2:M1", 
                               "Del3:M1", "Del3:M2", "Del4:M1", "Del4:M2", "Del4:M3", 
                               "Del5:M1", "Del5:M2", "Del5:M3", "Del5:M4", "Del6:M1", 
                               "Del6:M2", "Del6:M3", "Del6:M4", "Del6:M5", "Del(7,):M1", 
                               "Del(7,):M2", "Del(7,):M3", "Del(7,):M4", "Del(7,):M5", 
                               "Del(7,):M(6,)", "Complex(0,1)", "Complex(2,5)", 
                               "Complex(6,10)", "Complex(11,20)", "Complex(21,)")), 
            class = "data.frame", row.names = c(NA, -476L))
indel_template_type_4_full_figurelabel$Indel3[grepl("Ins",indel_template_type_4_full_figurelabel$IndelType)] <- "Ins2"
indel_template_type_4_full_figurelabel$Indel3[grepl("Del",indel_template_type_4_full_figurelabel$IndelType)] <- "Del2"

indel_template_type_4_full_figurelabel$Indel3[grepl("Del\\(C\\)|Del\\(T\\)",indel_template_type_4_full_figurelabel$IndelType)] <- "Del1"
indel_template_type_4_full_figurelabel$Indel3[grepl("Ins\\(C\\)|Ins\\(T\\)",indel_template_type_4_full_figurelabel$IndelType)] <- "Ins1"

indel_template_type_4_full_figurelabel$Indel3[grepl("Complex",indel_template_type_4_full_figurelabel$IndelType)] <- "Complex"
indel_template_type_4_full_figurelabel$Indel3[451:471] <- "DelMH"
# Adjust the number of rows and classes as needed
indel_template_type_4_full_figurelabel <- indel_template_type_4_full_figurelabel[1:476, ]

plotID476toPdf <- function (muts_basis, colnum, text_size = 3, h = NULL, w = NULL, 
                            print_Xlabel = T, print_pdf = T, print_png = F, outputname) 
{
  if (is.null(w)) {
    w = 30 * colnum
  }
  if (is.null(h)) {
    h = ceiling(length(names(muts_basis))/colnum) * 4
  }
  cnames <- names(muts_basis)
  muts_basis2 <- muts_basis
  if (length(cnames) > 1) {
    p_all <- list()
    for (i in 1:dim(muts_basis2)[2]) {
      plottitle <- paste0(names(muts_basis2)[i], ", N =", 
                          sum(muts_basis2[, i]))
      if (print_Xlabel == T) {
        p <- x_plot476_single(data.frame(Sample = muts_basis2[, 
                                                              i], IndelType = rownames(muts_basis2)), text_size, 
                              plottitle)
      }
      else {
        p <- x_plot476_single(data.frame(Sample = muts_basis2[, 
                                                              i], IndelType = rownames(muts_basis2)), text_size, 
                              plottitle)
      }
      p_all[[length(p_all) + 1]] <- p
    }
    if (is.null(outputname) == F) {
      if (print_pdf) {
        filename <- paste0(outputname, ".pdf")
        grDevices::pdf(file = filename, onefile = TRUE, 
                       width = w, height = h)
        do.call("grid.arrange", c(p_all, ncol = colnum))
        grDevices::dev.off()
      }
      if (print_png) {
        filename <- paste0(outputname, ".png")
        grDevices::png(file = filename, width = w, height = h, 
                       units = "in", res = 300)
        do.call("grid.arrange", c(p_all, ncol = colnum))
        grDevices::dev.off()
      }
    }
    else {
      return(do.call("grid.arrange", c(p_all, ncol = colnum)))
    }
  }
  else {
    plottitle <- paste0(names(muts_basis2)[1], ", N =", sum(muts_basis2[, 
                                                                        1]))
    p_all <- list()
    if (print_Xlabel == T) {
      p <- x_plot476_single(data.frame(Sample = muts_basis2[, 
                                                            1], IndelType = rownames(muts_basis2)), text_size, 
                            plottitle)
    }
    else {
      p <- x_plot476_single(data.frame(Sample = muts_basis2[, 
                                                            1], IndelType = rownames(muts_basis2)), text_size, 
                            plottitle)
    }
    p_all[[length(p_all) + 1]] <- p
    if (is.null(outputname) == F) {
      if (print_pdf) {
        filename <- paste0(outputname, ".pdf")
        grDevices::pdf(file = filename, onefile = TRUE, 
                       width = w, height = h, units = "in", res = 300)
        do.call("grid.arrange", c(p_all, ncol = colnum))
        grDevices::dev.off()
      }
      if (print_png) {
        filename <- paste0(outputname, ".png")
        grDevices::png(file = filename, width = w, height = h, 
                       units = "in", res = 300)
        do.call("grid.arrange", c(p_all, ncol = colnum))
        grDevices::dev.off()
      }
    }
    else {
      return(do.call("grid.arrange", c(p_all, ncol = colnum)))
    }
  }
}



x_plot476_single <- function (muts_basis, text_size=10, plot_title="test"){
  
  muts_basis_melt <- reshape2::melt(muts_basis, "IndelType")
  muts_basis_melt <- merge(indel_template_type_4_full_figurelabel, 
                           muts_basis_melt, by = "IndelType", all.x = T)
  muts_basis_melt[is.na(muts_basis_melt)] <- 0
  names(muts_basis_melt) <- c("IndelType", "Indel", "Indel3", 
                              "Figlabel", "Sample", "freq")
  muts_basis_melt$Sample <- as.character(muts_basis_melt$Sample)
  indel_mypalette_fill <- c("#000000", #Complex 
                            "#61409b", # Del MH
                            "#f14432", # Del2bp
                            "#fdbe6f", # Del C
                            "#ff8001", # Del T
                            "#4a98c9", # Ins 2bp
                            "#b0dd8b", #Ins C
                            "#36a12e") #Ins T
  indel_positions <- indel_template_type_4_full_figurelabel$IndelType
  indel_positions_labels <- indel_template_type_4_full_figurelabel$Figlabel
  entry <- table(indel_template_type_4_full_figurelabel$Indel)
  order_entry <- c("Del(C)", "Del(T)",
                   "Ins(C)", "Ins(T)", 
                   "Del(2,):R(1,9)", "Ins(2,):R(0,9)",  
                   "Del(2,):M(1,)", "Complex")
  entry <- entry[order_entry]
  blocks <- data.frame(Type = unique(indel_template_type_4_full_figurelabel$Indel), 
                       fill = indel_mypalette_fill, xmin = c(0, cumsum(entry)[-length(entry)]) + 
                         0.5, xmax = cumsum(entry) + 0.5)
  blocks$ymin <- max(muts_basis_melt$freq) * 1.08
  blocks$ymax <- max(muts_basis_melt$freq) * 1.2
  blocks$labels <- c("1bp C", "1bp T", "1bp C", "1bp T", ">=2bp", 
                     ">=2bp", "Mh", "X")
  blocks$cl <- c("black", "black", "black", "black", "white", 
                 "white", "white", "white")
  indel_mypalette_fill3 <- c("#000000", "#888888", "#DDDDDD")
  entry3 <- table(indel_template_type_4_full_figurelabel$Indel3)
  order_entry3 <- c("Del1","Ins1","Del2","Ins2","DelMH","Complex")
  entry3 <- entry3[order_entry3]
  blocks3 <- data.frame(Type = unique(indel_template_type_4_full_figurelabel$Indel3), 
                        fill = indel_mypalette_fill3, xmin = c(0, cumsum(entry3)[-length(entry3)]) + 
                          0.5, xmax = cumsum(entry3) + 0.5)
  blocks3$ymin <- max(muts_basis_melt$freq) * 1.2
  blocks3$ymax <- max(muts_basis_melt$freq) * 1.32
  blocks3$labels <- c("Deletion","Insertion","Del","Ins","DelMH","X")
  blocks3$cl <- c("black","black", "white", "white","white","white")
  indel_mypalette_fill_all <- c("Del1" = "#fe9f38",
                                "Ins1" = "#73bf5d",
                                "Del2" = "#f14432",
                                "Ins2" = "#4a98c9",
                                "DelMH" = "#61409b",
                                "X" = "black",
                                "Del(2,):M(1,)"= "#61409b",
                                "Del(2,):R(1,9)" = "#f14432", 
                                "Del(C)" = "#fdbe6f", 
                                "Del(T)" = "#ff8001",
                                
                                "Ins(2,):R(0,9)" = "#4a98c9",
                                "Ins(C)"="#b0dd8b", 
                                "Ins(T)" = "#36a12e",
                                "Complex" = "black"# Ins(T)
  )
 
  p <- ggplot2::ggplot(data = muts_basis_melt, ggplot2::aes(x = IndelType, 
                                                            y = freq, fill = Indel)) + 
    ggplot2::geom_bar(stat = "identity", position = "dodge", width = 0.7) + ggplot2::xlab(NULL) + 
    ggplot2::ylab("Count")
  p <- p + ggplot2::scale_x_discrete(limits = indel_positions, 
                                     labels = indel_positions_labels) + ggplot2::ggtitle(plot_title)
  p <- p + ggplot2::scale_fill_manual(values = indel_mypalette_fill_all) + 
    ggplot2::coord_cartesian(ylim = c(0, max(muts_basis_melt$freq) * 1.45), 
                             expand = FALSE)
  p <- p + ggplot2::theme_classic() + ggplot2::theme(axis.text.x = ggplot2::element_text(angle = 90, 
                                                                                         vjust = 2, size = 8, colour = "black", hjust = 1), 
                                                     axis.text.y = ggplot2::element_text(size = 20, colour = "black"), 
                                                     legend.position = "none", axis.title.x = ggplot2::element_text(size = 15), 
                                                     axis.title.y = ggplot2::element_text(size = 15),
                                                     plot.title = ggplot2::element_text(size = 20, face = "bold", hjust = 0.5))
  p <- p + ggplot2::geom_rect(data = blocks3, ggplot2::aes(xmin = xmin, 
                                                           ymin = ymin, xmax = xmax, ymax = ymax, fill = Type, colour = "white"), 
                              inherit.aes = F) + 
    ggplot2::geom_text(data = blocks3, 
                       ggplot2::aes(x = (xmax + xmin)/2, y = (ymax + ymin)/2, 
                                    label = labels, colour = cl), size = 8, fontface = "bold", 
                       inherit.aes = F) + 
    ggplot2::scale_colour_manual(values = c("black", "white"))
  p <- p + ggplot2::geom_rect(data = blocks, ggplot2::aes(xmin = xmin, 
                                                          ymin = ymin, xmax = xmax, ymax = ymax, fill = Type, colour = "white"), 
                              inherit.aes = F) + ggplot2::geom_text(data = blocks, 
                                                                    ggplot2::aes(x = (xmax + xmin)/2, y = (ymax + ymin)/2, 
                                                                                 label = labels, colour = cl), size = 6, fontface = "bold", 
                                                                    inherit.aes = F)
  return(p)
}
# 加载依赖
library(ggplot2)

# 1️⃣ 读取 CSV 文件
df <- read.csv("mSigHdp.indel476.final.signatures.csv",
               check.names = FALSE,
               stringsAsFactors = FALSE,
               row.names = NULL)

# 2️⃣ 把第一列作为行名（如果是 Indel 类型）
rownames(df) <- make.unique(df[[1]])
df <- df[,-1]

# 3️⃣ 转换为矩阵
df_matrix <- as.matrix(df)
mode(df_matrix) <- "numeric"

# 4️⃣ 批量绘图并保存 PNG
output_dir <- "/home/wuxueming/shinyapp/id476"
dir.create(output_dir, showWarnings = FALSE)

for (i in 1:ncol(df_matrix)) {
  # 提取每一列
  sample_name <- colnames(df_matrix)[i]
  sample_data <- data.frame(IndelType = rownames(df_matrix),
                            freq = df_matrix[, i])
  
  # 调用你的绘图函数
  p <- x_plot476_single(sample_data, plot_title = sample_name)
  
  # 保存为 PNG 文件
  outfile <- file.path(output_dir, paste0(sample_name, "_476all.png"))
  ggsave(filename = outfile, plot = p, width = 50, height = 6, dpi = 600,limitsize = FALSE)
  
  cat("✅ 已保存:", outfile, "\n")
}
